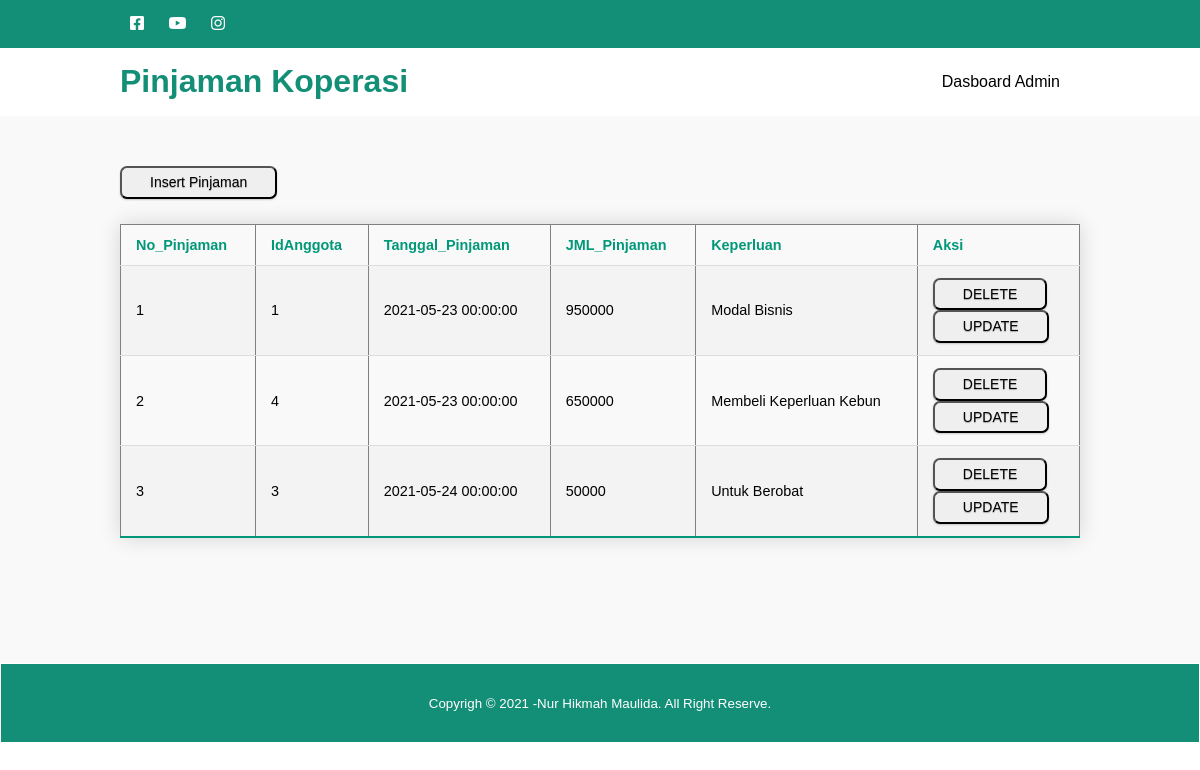
Screenshot of /Admin/Pinjaman.php with the database file from the repository.
### tables this page shows
CREATE TABLE `pinjaman` (
  `No_Pinjaman` int(11) NOT NULL,
  `IdAnggota` int(11) NOT NULL,
  `Tanggal_Pinjaman` datetime DEFAULT NULL,
  `JML_Pinjaman` int(11) DEFAULT NULL,
  `Keperluan` varchar(100) DEFAULT NULL
);

### server.php (called while the page is built, shortened)
<?php
$servername = "localhost";
$database = "sistem_koperasi";
$username = "root";
$password = "";
$conn = mysqli_connect($servername, $username, $password, $database);
function show($query){
    global $conn;
    $result = mysqli_query($conn, $query);
    $rows = [];
    while( $row = mysqli_fetch_assoc($result) ){
        $rows[] = $row;
    }
    return $rows;
}

### Admin/Pinjaman.php (the view, shortened to what this page needs)
<?php
require("../server.php");
$data = show("SELECT * FROM pinjaman");
?>
<!DOCTYPE html>
<html lang="en">
<head>
    <link rel="stylesheet" type="text/css" href="../css/style.css">
    <link rel="stylesheet" href="https://cdnjs.cloudflare.com/ajax/libs/font-awesome/5.15.3/css/all.min.css">
</head>
<body>
    <div class="medsos">
        <div class="container">
            <ul>
                <li><a href=""><i class="fab fa-facebook-square"></i></a> </li>
                <li><a href=""><i class="fab fa-youtube"></i></a> </li>
                <li><a href=""><i class="fab fa-instagram"></i></a> </li>
            </ul>
        </div>
    </div>
    <header>
        <div class="container">
            <h1><a href="../Index.html">Pinjaman Koperasi</a> </h1>
            <ul>
                <li><a href="../Home_admin.php">Dasboard Admin</a> </li>
            </ul>
        </div>
    </header>
    <section id="Visi">
        <div class="container">
            <form action="insert_Pinjaman.php">
        <button class="button">Insert Pinjaman</button>
    </form>
    <table class="styled-table" border="1">
        <tr class="active-row">
            <td>No_Pinjaman</td>
            <td>IdAnggota</td>
            <td>Tanggal_Pinjaman</td>
            <td>JML_Pinjaman</td>
            <td>Keperluan</td>
            <td>Aksi</td>
        </tr>
        <?php
        foreach ($data as $d) {
        ?>
            <tr >
                <td><?php echo $d["No_Pinjaman"]; ?></td>
                <td><?php echo $d["IdAnggota"]; ?></td>
                <td><?php echo $d["Tanggal_Pinjaman"]; ?></td>
                <td><?php echo $d["JML_Pinjaman"]; ?></td>
                <td><?php echo $d["Keperluan"]; ?></td>
                <td>
                    <form action="" method="GET">
                        <button class="button" type="submit" name="delete_Pinjaman" value=<?php echo $d["No_Pinjaman"]; ?>>DELETE</button>
                    </form>
                    <form action="update_Pinjaman.php" method="GET">
                        <button class="button" type="submit" name="UpPinjaman" value=<?php echo $d["No_Pinjaman"]; ?>>UPDATE</button>
                    </form>
                </td>
            </tr>
        <?php
        }
        ?>
    </table>
            </div>
    </section>
  <footer>
    <div class="container">
        <small>Copyrigh &copy; 2021 -Nur Hikmah Maulida. All Right Reserve.</small>
    </div>
  </footer>
</body>
</html>

### css/style.css (style rules this page uses)
* { padding : 0; margin : 0; font-family: sans-serif; }
a { color: inherit; text-decoration : none; }
.medsos { padding : 5px 0; background-color : #148F77; }
.medsos ul li { display : inline-block; color : #fff; margin : 10px; }
.container { width :80%; margin : 0 auto; }
.container:after { content:''; display: block; clear: both; }
header h1 { float : left; padding : 15px 0; color : #148F77; }
header ul { float : right; }
header ul li { display: inline-block; }
header ul li a { padding:25px 20px; display: inline-block; }
section { padding: 50px 0; }
#Visi { padding-bottom: 100px; background-color: #f9f9f9; }
footer { border: 1px solid; padding:30px 0; background-color: #148F77; color: #fff; text-align: center; }
.styled-table { border-collapse: collapse; margin: 25px 0; font-size: 0.9em; font-family: sans-serif; min-width: 100%; box-shadow: 0 0 20px rgba(0, 0, 0, 0.15); }
.styled-table th, .styled-table td { padding: 12px 15px; }
.styled-table tbody tr { border-bottom: 1px solid #dddddd; }
.styled-table tbody tr:nth-of-type(even) { background-color: #f3f3f3; }
.styled-table tbody tr:last-of-type { border-bottom: 2px solid #009879; }
.styled-table tbody tr.active-row { font-weight: bold; color: #009879; }
.button { display: inline-block; outline: none; cursor: pointer; text-align: center; text-decoration: none; font: 14px/100% Arial, Helvetica, sans-serif; padding: .5em 2em .55em; text-shadow: 0 1px 1px rgba(0,0,0,.3); -webkit-border-radius: .5em; -moz-border-radius: .5em; border-radius: .5em; -webkit-box-shadow: 0 1px 2px rgba(0,0,0,.2); -moz-box-shadow: 0 1px 2px rgba(0,0,0,.2); box-shadow: 0 1px 2px rgba(0,0,0,.2); }

### rows the page displays
pinjaman: No_Pinjaman "1", IdAnggota "1", Tanggal_Pinjaman "2021-05-23 00:00:00", JML_Pinjaman "950000", Keperluan "Modal Bisnis"
pinjaman: No_Pinjaman "2", IdAnggota "4", Tanggal_Pinjaman "2021-05-23 00:00:00", JML_Pinjaman "650000", Keperluan "Membeli Keperluan Kebun"
pinjaman: No_Pinjaman "3", IdAnggota "3", Tanggal_Pinjaman "2021-05-24 00:00:00", JML_Pinjaman "50000", Keperluan "Untuk Berobat"
